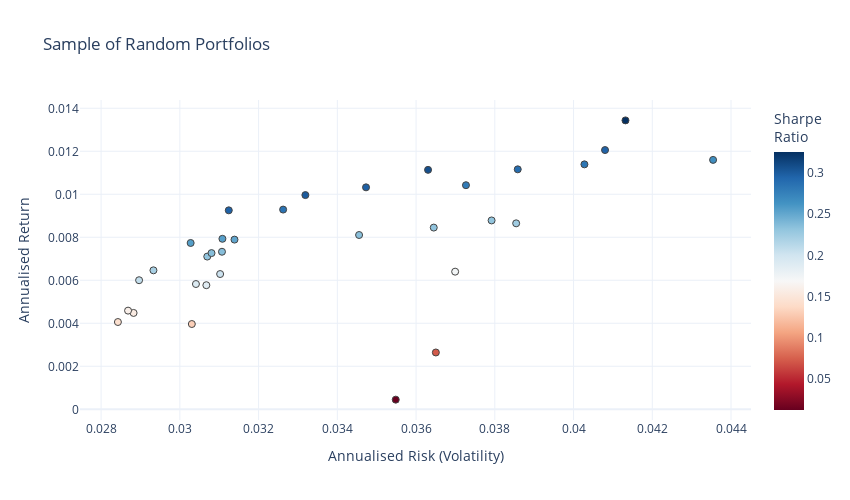

Write notebook code for a chart like this one.
### Code cell
#-- Plot the risk vs. return of randomly generated portfolios
#-- Convert the list from before into an array for easy plotting
mean_variance_pairs = np.array(mean_variance_pairs)

risk_free_rate=0 #-- Include risk free rate here

fig = go.Figure()
fig.add_trace(go.Scatter(x=mean_variance_pairs[:,1]**0.5, y=mean_variance_pairs[:,0], 
                      marker=dict(color=(mean_variance_pairs[:,0]-risk_free_rate)/(mean_variance_pairs[:,1]**0.5), 
                                  showscale=True, 
                                  size=7,
                                  line=dict(width=1),
                                  colorscale="RdBu",
                                  colorbar=dict(title="Sharpe<br>Ratio")
                                 ), 
                      mode='markers',
                      text=[str(np.array(tickers_list[i])) + "<br>" + str(np.array(weights_list[i]).round(2)) for i in range(len(tickers_list))]))
fig.update_layout(template='plotly_white',
                  xaxis=dict(title='Annualised Risk (Volatility)'),
                  yaxis=dict(title='Annualised Return'),
                  title='Sample of Random Portfolios',
                  width=850,
                  height=500)
#fig.update_xaxes(range=[0.18, 0.35])
#fig.update_yaxes(range=[0.05,0.29])
fig.update_layout(coloraxis_colorbar=dict(title="Sharpe Ratio"))

### Figure 1 — Plotly figure (JSON) as saved in the notebook; plotly's stock layout.template omitted (floating-point values rounded to 4 significant figures)
{"data": [{"marker": {"color": [0.0127, 0.1731, 0.07243, 0.1882, 0.1916, 0.2514, 0.1309, 0.2028, 0.2664, 0.2319, 0.2073, 0.2204, 0.2551, 0.2346, 0.2314, 0.2893, 0.2244, 0.2317, 0.3002, 0.2955, 0.2797, 0.3252, 0.2973, 0.3068, 0.2829, 0.2358, 0.2962, 0.1555, 0.16, 0.2847, 0.2359, 0.1428, 0.2555], "colorbar": {"title": {"text": "Sharpe<br>Ratio"}}, "colorscale": [[0, "rgb(103,0,31)"], [0.1, "rgb(178,24,43)"], [0.2, "rgb(214,96,77)"], [0.3, "rgb(244,165,130)"], [0.4, "rgb(253,219,199)"], [0.5, "rgb(247,247,247)"], [0.6, "rgb(209,229,240)"], [0.7, "rgb(146,197,222)"], [0.8, "rgb(67,147,195)"], [0.9, "rgb(33,102,172)"], [1, "rgb(5,48,97)"]], "line": {"width": 1}, "showscale": true, "size": 7}, "mode": "markers", "text": ["['USDCAD' 'AUDUSD' 'EURUSD' 'USDCHF' 'NZDUSD' 'USDJPY' 'GBPUSD']<br>[0.24 0.21 0.27 0.01 0.02 0.13 0.12]", "['EURUSD' 'GBPUSD' 'USDCAD' 'NZDUSD' 'AUDUSD' 'USDJPY' 'USDCHF']<br>[0.08 0.16 0.21 0.17 0.01 0.25 0.13]", "['GBPUSD' 'NZDUSD' 'USDCAD' 'USDCHF' 'AUDUSD' 'EURUSD' 'USDJPY']<br>[0.12 0.09 0.14 0.04 0.21 0.15 0.26]", "['USDJPY' 'AUDUSD' 'GBPUSD' 'USDCHF' 'USDCAD' 'NZDUSD' 'EURUSD']<br>[0.23 0.24 0.12 0.01 0.3  0.04 0.06]", "['EURUSD' 'USDCAD' 'USDJPY' 'USDCHF' 'GBPUSD' 'AUDUSD' 'NZDUSD']<br>[0.12 0.32 0.2  0.06 0.14 0.11 0.04]", "['EURUSD' 'AUDUSD' 'NZDUSD' 'GBPUSD' 'USDJPY' 'USDCHF' 'USDCAD']<br>[0.02 0.16 0.16 0.05 0.25 0.07 0.3 ]", "['USDCHF' 'GBPUSD' 'USDJPY' 'EURUSD' 'NZDUSD' 'USDCAD' 'AUDUSD']<br>[0.08 0.11 0.19 0.1  0.1  0.24 0.19]", "['GBPUSD' 'NZDUSD' 'USDCHF' 'EURUSD' 'USDCAD' 'USDJPY' 'AUDUSD']<br>[0.19 0.05 0.01 0.03 0.32 0.21 0.18]", "['USDJPY' 'NZDUSD' 'GBPUSD' 'USDCAD' 'USDCHF' 'EURUSD' 'AUDUSD']<br>[0.39 0.3  0.02 0.23 0.   0.06 0.  ]", "['GBPUSD' 'AUDUSD' 'EURUSD' 'USDCAD' 'USDCHF' 'NZDUSD' 'USDJPY']<br>[0.02 0.05 0.03 0.27 0.19 0.2  0.24]", "['GBPUSD' 'USDJPY' 'AUDUSD' 'USDCAD' 'EURUSD' 'NZDUSD' 'USDCHF']<br>[0.13 0.2  0.22 0.33 0.02 0.03 0.08]", "['NZDUSD' 'EURUSD' 'USDJPY' 'USDCHF' 'USDCAD' 'AUDUSD' 'GBPUSD']<br>[0.15 0.03 0.13 0.08 0.37 0.2  0.04]", "['NZDUSD' 'EURUSD' 'GBPUSD' 'AUDUSD' 'USDCHF' 'USDCAD' 'USDJPY']<br>[0.1  0.03 0.1  0.14 0.07 0.3  0.27]", "['GBPUSD' 'USDCHF' 'EURUSD' 'AUDUSD' 'NZDUSD' 'USDCAD' 'USDJPY']<br>[0.09 0.05 0.01 0.23 0.   0.29 0.33]", "['USDJPY' 'AUDUSD' 'GBPUSD' 'USDCAD' 'EURUSD' 'NZDUSD' 'USDCHF']<br>[0.17 0.11 0.07 0.38 0.11 0.08 0.07]", "['USDCAD' 'USDJPY' 'USDCHF' 'EURUSD' 'GBPUSD' 'AUDUSD' 'NZDUSD']<br>[0.31 0.37 0.09 0.08 0.03 0.04 0.08]", "['NZDUSD' 'USDCAD' 'USDJPY' 'GBPUSD' 'EURUSD' 'AUDUSD' 'USDCHF']<br>[0.23 0.39 0.16 0.06 0.12 0.04 0.01]", "['EURUSD' 'GBPUSD' 'NZDUSD' 'USDCAD' 'USDCHF' 'AUDUSD' 'USDJPY']<br>[0.14 0.03 0.23 0.28 0.01 0.03 0.28]", "['NZDUSD' 'AUDUSD' 'USDCAD' 'GBPUSD' 'USDCHF' 'USDJPY' 'EURUSD']<br>[0.11 0.1  0.35 0.01 0.09 0.28 0.06]", "['AUDUSD' 'EURUSD' 'NZDUSD' 'USDJPY' 'USDCHF' 'GBPUSD' 'USDCAD']<br>[0.01 0.03 0.15 0.41 0.01 0.1  0.28]", "['EURUSD' 'NZDUSD' 'GBPUSD' 'AUDUSD' 'USDJPY' 'USDCHF' 'USDCAD']<br>[0.   0.12 0.14 0.03 0.33 0.09 0.3 ]", "['AUDUSD' 'EURUSD' 'USDJPY' 'GBPUSD' 'USDCAD' 'USDCHF' 'NZDUSD']<br>[0.02 0.05 0.28 0.03 0.49 0.02 0.1 ]", "['USDCHF' 'GBPUSD' 'USDJPY' 'NZDUSD' 'USDCAD' 'AUDUSD' 'EURUSD']<br>[0.   0.08 0.3  0.1  0.36 0.07 0.08]", "['AUDUSD' 'GBPUSD' 'USDCHF' 'EURUSD' 'NZDUSD' 'USDCAD' 'USDJPY']<br>[0.07 0.07 0.04 0.06 0.05 0.43 0.28]", "['EURUSD' 'USDCAD' 'USDJPY' 'AUDUSD' 'NZDUSD' 'GBPUSD' 'USDCHF']<br>[0.1  0.28 0.44 0.09 0.06 0.   0.04]", "['USDCAD' 'GBPUSD' 'USDJPY' 'AUDUSD' 'EURUSD' 'NZDUSD' 'USDCHF']<br>[0.27 0.05 0.29 0.16 0.09 0.09 0.05]", "['NZDUSD' 'AUDUSD' 'USDCHF' 'GBPUSD' 'EURUSD' 'USDJPY' 'USDCAD']<br>[0.06 0.14 0.05 0.06 0.04 0.21 0.43]", "['NZDUSD' 'EURUSD' 'GBPUSD' 'AUDUSD' 'USDJPY' 'USDCHF' 'USDCAD']<br>[0.04 0.11 0.11 0.18 0.2  0.09 0.27]", "['NZDUSD' 'AUDUSD' 'USDCAD' 'USDCHF' 'EURUSD' 'USDJPY' 'GBPUSD']<br>[0.02 0.28 0.36 0.06 0.04 0.14 0.11]", "['USDCAD' 'GBPUSD' 'USDJPY' 'USDCHF' 'AUDUSD' 'NZDUSD' 'EURUSD']<br>[0.32 0.   0.3  0.04 0.12 0.11 0.11]", "['NZDUSD' 'USDCAD' 'GBPUSD' 'AUDUSD' 'EURUSD' 'USDJPY' 'USDCHF']<br>[0.08 0.29 0.09 0.12 0.08 0.26 0.09]", "['USDJPY' 'NZDUSD' 'USDCAD' 'USDCHF' 'EURUSD' 'GBPUSD' 'AUDUSD']<br>[0.17 0.05 0.28 0.1  0.09 0.1  0.21]", "['GBPUSD' 'NZDUSD' 'USDJPY' 'AUDUSD' 'EURUSD' 'USDCAD' 'USDCHF']<br>[0.05 0.15 0.19 0.2  0.02 0.36 0.03]"], "type": "scatter", "x": [0.03548, 0.03699, 0.0365, 0.03067, 0.03041, 0.03139, 0.0303, 0.03102, 0.04354, 0.03645, 0.02896, 0.02933, 0.03108, 0.03455, 0.0307, 0.03858, 0.03854, 0.03792, 0.03319, 0.0408, 0.03727, 0.04132, 0.03473, 0.0363, 0.04028, 0.03107, 0.03124, 0.02882, 0.02868, 0.03262, 0.0308, 0.02843, 0.03027], "y": [0.0004507, 0.006403, 0.002644, 0.005773, 0.005828, 0.007892, 0.003967, 0.006292, 0.0116, 0.008452, 0.006004, 0.006463, 0.00793, 0.008107, 0.007103, 0.01116, 0.00865, 0.008784, 0.009964, 0.01206, 0.01042, 0.01344, 0.01032, 0.01114, 0.01139, 0.007328, 0.009255, 0.004482, 0.00459, 0.00929, 0.007266, 0.004059, 0.007736]}], "layout": {"coloraxis": {"colorbar": {"title": {"text": "Sharpe Ratio"}}}, "height": 500, "title": {"text": "Sample of Random Portfolios"}, "width": 850, "xaxis": {"title": {"text": "Annualised Risk (Volatility)"}}, "yaxis": {"title": {"text": "Annualised Return"}}}}
